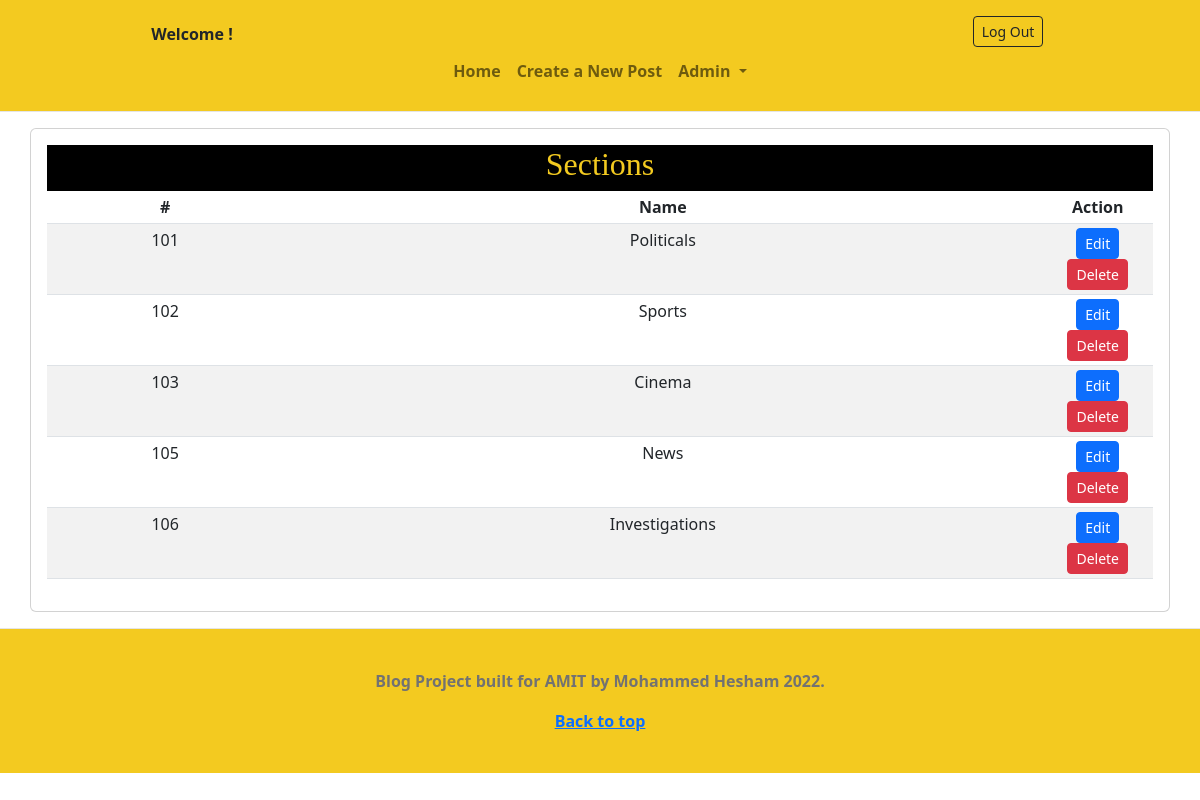
The app's page /admin/sections.php with its own data.
### tables this page shows
CREATE TABLE `sections` (
  `ID` int(11) NOT NULL,
  `Name` varchar(50) NOT NULL,
  `Status` varchar(50) NOT NULL
);

### admin/sections.php (the view, shortened to what this page needs)
<?php
    require_once '../config.php';
    require_once '../layout/header.php';
try {
    $sql = "SELECT * FROM sections";
    $stmt = $conn->prepare($sql);
    $stmt->execute();
    $users = $stmt->setFetchMode(PDO::FETCH_ASSOC);
    $users = $stmt->fetchAll();
} catch (PDOException $e) {
    echo "Error: " . $e->getMessage();
}
?>
<div class="container card my-3 p-3">
    <div style="color:#f3ca20;background-color:black;text-align:center;">
        <h1 class="h2">Sections</h1>
    </div>
    <div class="table-responsive">
        <table class="table table-striped table-sm" style="text-align: center;">
            <thead>
                <tr>
                    <th scope="col">#</th>
                    <th scope="col">Name</th>
                    <th scope="col" style="width: 10%;">Action</th>
                </tr>
            </thead>
            <tbody>
                <?php foreach ($users as $user) : ?>
                    <tr>
                        <td><?= $user['ID'] ?></td>
                        <td><?= $user['Name'] ?></td>
                        <td>
                            <a href="http://localhost:8080/FullStack/Backend/admin/sections-edit.php?id=<?= $user['ID'] ?>" class="btn btn-sm btn-primary">Edit</a>
                            <button type="button" data-id="<?= $user['ID'] ?>" onclick="deleteClick(this)" class="btn btn-sm btn-danger">Delete</button>
                        </td>
                    </tr>
                <?php endforeach;?>
            </tbody>
        </table>
    </div>
</div>
<?php require_once '../layout/footer.php'; ?>

### blog.css (style rules this page uses)
h1, h2, h3, h4, h5, h6 { font-family: "Playfair Display", Georgia, "Times New Roman", serif; }

### records on screen
sections: ID "101", Name "Politicals"
sections: ID "102", Name "Sports"
sections: ID "103", Name "Cinema"
sections: ID "105", Name "News"
sections: ID "106", Name "Investigations"
